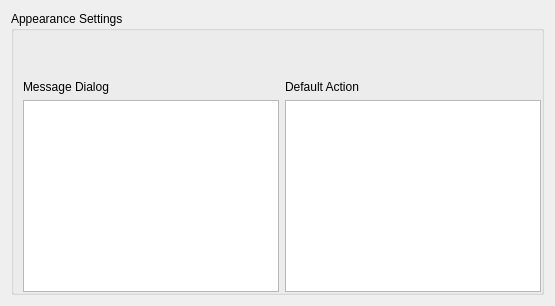
        <widget class="QWidget" name="appearancePage">
         <layout class="QHBoxLayout" name="appearanceHBox">
          <item>
           <widget class="QGroupBox" name="apSettingsGroupBox">
            <property name="title">
             <string>Appearance Settings</string>
            </property>
            <property name="flat">
             <bool>true</bool>
            </property>
            <layout class="QGridLayout" name="appearanceGridBox">
             <property name="rightMargin">
              <number>0</number>
             </property>
             <property name="bottomMargin">
              <number>0</number>
             </property>
             <item row="1" column="0">
              <widget class="QLabel" name="msgTypeLabel">
               <property name="text">
                <string>Message Dialog</string>
               </property>
              </widget>
             </item>
             <item row="1" column="1">
              <widget class="QLabel" name="defaultActionLabel">
               <property name="text">
                <string>Default Action</string>
               </property>
              </widget>
             </item>
             <item row="2" column="0">
              <widget class="QListWidget" name="msgTypeListWidget"/>
             </item>
             <item row="2" column="1">
              <widget class="QListWidget" name="defaultActionListWidget"/>
             </item>
             <item row="0" column="0" colspan="2">
              <spacer name="appearnceVSpacer">
               <property name="orientation">
                <enum>Qt::Vertical</enum>
               </property>
               <property name="sizeHint" stdset="0">
                <size>
                 <width>20</width>
                 <height>40</height>
                </size>
               </property>
              </spacer>
             </item>
            </layout>
           </widget>
          </item>
         </layout>
        </widget>
